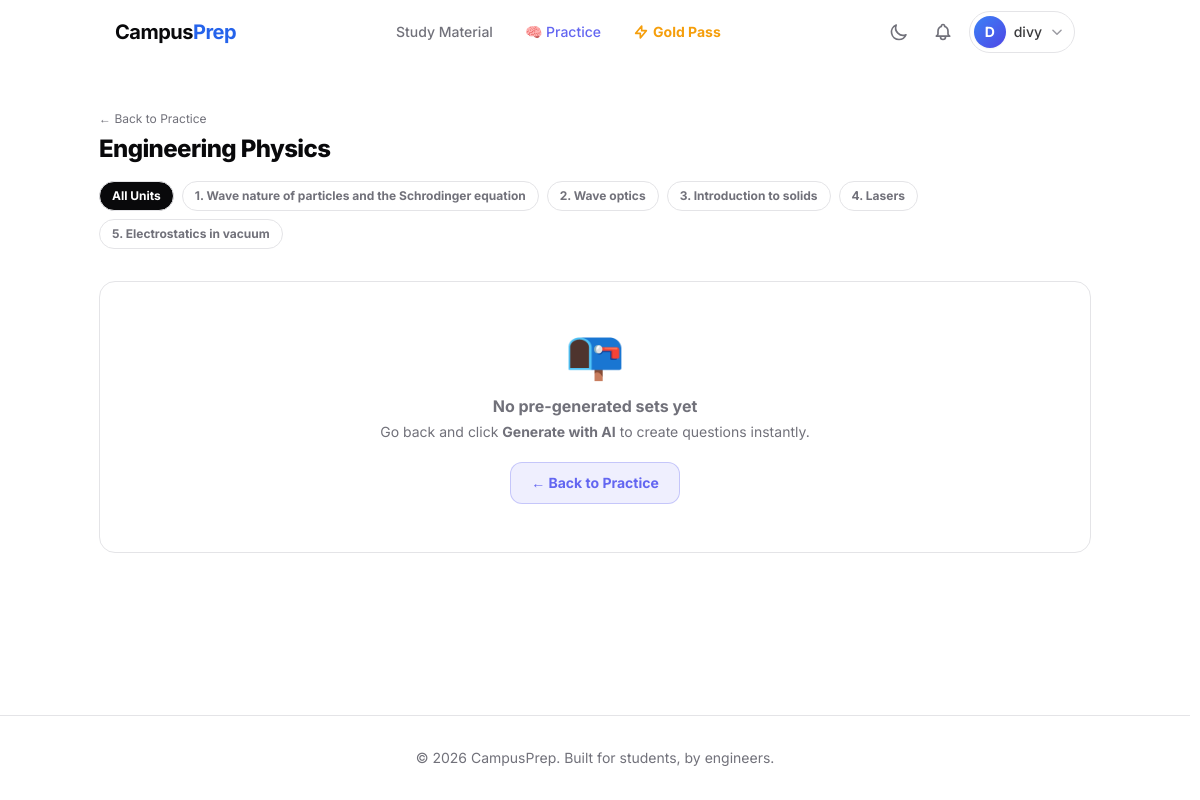
The app's page /practice/sets/25/ (signed in) with its own data.
### apps/users/models.py (models this page shows, shortened)
class User(AbstractUser):
    clerk_id = models.CharField(max_length=100, unique=True, null=True, blank=True)
    phone_number = models.CharField(max_length=15, blank=True, null=True)
    preferred_branch = models.ForeignKey(
        'academics.Branch',
        on_delete=models.SET_NULL,
        null=True,
        blank=True,
        related_name='users'
    )
    preferred_semester = models.ForeignKey(
        'academics.Semester',
        on_delete=models.SET_NULL,
        null=True,
        blank=True,
        related_name='users'
    )
    active_subscription_valid_until = models.DateField(null=True, blank=True)
    gold_pass_branch = models.ForeignKey(
        'academics.Branch',
        on_delete=models.SET_NULL,
        null=True,
        blank=True,
        related_name='gold_pass_users'
    )
    gold_pass_semester = models.ForeignKey(
        'academics.Semester',
        on_delete=models.SET_NULL,
        null=True,
        blank=True,
        related_name='gold_pass_users'
    )
    active_subscription_plan = models.ForeignKey(
        'products.SubscriptionPlan',
        on_delete=models.SET_NULL,
        null=True,
        blank=True,
        related_name='subscribed_users'
    )

### apps/academics/models.py (models this page shows, shortened)
class Subject(models.Model):
    branch = models.ForeignKey(Branch, on_delete=models.CASCADE, related_name='subjects')
    semester = models.ForeignKey(Semester, on_delete=models.CASCADE, related_name='subjects')
    code = models.CharField(max_length=20, help_text="e.g., CS-402")
    name = models.CharField(max_length=500)
    description = models.TextField(blank=True)
    is_active = models.BooleanField(default=True)
    class Meta:
        unique_together = ('branch', 'semester', 'code')

class Unit(models.Model):
    subject = models.ForeignKey(Subject, on_delete=models.CASCADE, related_name='units')
    number = models.PositiveSmallIntegerField(help_text="Unit number (usually 1-5)")
    name = models.CharField(max_length=1000)
    description = models.TextField(blank=True)
    topics = models.JSONField(default=list, blank=True, help_text="List of topics for this unit, synced from syllabus.")
    class Meta:
        unique_together = ('subject', 'number')
        ordering = ['number']

### apps/practice/views.py (the view)
# urls.py: path('sets/<int:subject_id>/',        views.question_set_list, name='practice_set_list'),
@login_required
def question_set_list(request, subject_id):
    subject  = AcademicsDataService.get_subject_by_id(subject_id)
    if not subject:
        return redirect('practice_index')
    unit_id  = request.GET.get('unit')
    unit     = None
    if unit_id:
        try:
            unit = Unit.objects.get(id=unit_id, subject=subject)
        except Unit.DoesNotExist:
            pass
    sets_qs = PracticeDataService.get_published_sets_for_subject(subject, unit)
    return render(request, 'practice/set_list.html', {
        'subject': subject,
        'unit': unit,
        'sets': sets_qs,
        'units': subject.units.all(),
    })

### apps/academics/data_services.py (called while the page is built)
    @classmethod
    def get_subject_by_id(cls, subject_id):
        return cls.get_or_set_cache(
            f'subject_{subject_id}',
            lambda: Subject.objects.select_related('branch', 'semester').filter(pk=subject_id).first(),
            timeout=3600
        )

### apps/common/services.py (called while the page is built)
    @staticmethod
    def get_or_set_cache(key: str, callback: Callable, timeout: int = 3600) -> Any:
        data = cache.get(key)
        if data is None:
            logger.debug(f"Cache miss for key: {key}")
            data = callback()
            cache.set(key, data, timeout)
        else:
            logger.debug(f"Cache hit for key: {key}")
        return data

### apps/practice/data_services.py (called while the page is built)
    @classmethod
    def get_published_sets_for_subject(cls, subject, unit=None):
        cache_key = f'published_sets_{subject.id}'
        if unit:
            cache_key += f'_unit_{unit.id}'
        def fetch_sets():
            qs = QuestionSet.objects.filter(subject=subject, is_published=True).prefetch_related('questions')
            if unit:
                qs = qs.filter(unit=unit)
            return list(qs)
        return cls.get_or_set_cache(cache_key, fetch_sets, timeout=1800)

### apps/users/context_processors.py (called while the page is built, shortened)
def clerk_settings(request):
    publishable_key = settings.CLERK_PUBLISHABLE_KEY
    js_url = "clerk.accounts.dev" # Default
    return {
        'CLERK_PUBLISHABLE_KEY': settings.CLERK_PUBLISHABLE_KEY,
        'CLERK_JS_URL': js_url,
    }

### templates/practice/set_list.html (shortened to what this page needs)
{% extends "base.html" %}
{% block content %}
<div class="max-w-5xl mx-auto py-10 px-4 space-y-8">
  <div class="flex items-center justify-between flex-wrap gap-4">
    <div>
      <a href="{% url 'practice_index' %}" class="text-xs text-muted-foreground hover:text-foreground transition-colors">← Back to Practice</a>
      <h1 class="text-2xl font-extrabold tracking-tight mt-1">
        {{ subject.name }}
      </h1>
    </div>
    <div class="flex flex-wrap gap-2">
      <a href="?{% if not unit %}{% else %}{% endif %}"
         class="text-xs font-bold px-3 py-1.5 rounded-full border border-border {% if not unit %}bg-foreground text-background{% else %}text-muted-foreground hover:bg-muted{% endif %} transition-colors">
        All Units
      </a>
      {% for u in units %}
      <a href="?unit={{ u.id }}"
         class="text-xs font-bold px-3 py-1.5 rounded-full border border-border {% if unit and unit.id == u.id %}bg-foreground text-background{% else %}text-muted-foreground hover:bg-muted{% endif %} transition-colors">
        {{ u.number }}. {{ u.name }}
      </a>
      {% endfor %}
    </div>
  </div>
  {% if sets %}
  <div class="grid grid-cols-1 sm:grid-cols-2 lg:grid-cols-3 gap-5">
    {% for qset in sets %}
    <div class="bg-card border border-border rounded-2xl p-5 shadow-sm flex flex-col gap-3 hover:border-indigo-500/50 transition-colors">
      <div class="flex items-start justify-between gap-2">
        <h2 class="font-bold text-sm text-foreground leading-snug">{{ qset.title }}</h2>
        {% if qset.is_ai_generated %}
        <span class="text-[10px] font-bold uppercase tracking-widest px-2 py-0.5 rounded-full bg-violet-500/10 text-violet-500 flex-shrink-0">AI</span>
        {% endif %}
      </div>
      {% if qset.unit %}
      <p class="text-xs text-muted-foreground">Unit: {{ qset.unit.name }}</p>
      {% else %}
      <p class="text-xs text-muted-foreground">All Units</p>
      {% endif %}
      <div class="flex items-center justify-between mt-auto pt-2 border-t border-border">
        <span class="text-xs text-muted-foreground">{{ qset.question_count }} questions</span>
        <a href="{% url 'practice_quiz' qset.id %}"
           class="px-4 py-1.5 rounded-xl bg-indigo-500/10 text-indigo-500 border border-indigo-500/30 text-xs font-bold hover:bg-indigo-500/20 transition-colors">
          Start →
        </a>
      </div>
    </div>
    {% endfor %}
  </div>
  {% else %}
  <div class="bg-card border border-border rounded-2xl p-12 text-center text-muted-foreground">
    <span class="text-5xl">📭</span>
    <p class="mt-4 font-bold">No pre-generated sets yet</p>
    <p class="text-sm mt-1">Go back and click <strong>Generate with AI</strong> to create questions instantly.</p>
    <a href="{% url 'practice_index' %}" class="inline-block mt-5 px-5 py-2.5 rounded-xl bg-indigo-500/10 text-indigo-500 border border-indigo-500/30 text-sm font-bold hover:bg-indigo-500/20 transition-colors">
      ← Back to Practice
    </a>
  </div>
  {% endif %}
</div>
{% endblock %}

### templates/base.html (shortened to what this page needs)
{% load static %}
<!DOCTYPE html>
<html lang="en" class="h-full {% if request.COOKIES.theme == 'dark' %}dark{% endif %}">
<head>
    <script src="https://cdn.tailwindcss.com"></script>
</head>
<body class="min-h-screen flex flex-col font-sans antialiased bg-background text-foreground transition-colors duration-300">
    <header class="sticky top-0 z-50 w-full glass-nav transition-all duration-300">
        <div class="container mx-auto px-4 sm:px-6 lg:px-8">
            <div class="flex items-center justify-between h-16">
                <div class="flex-shrink-0">
                    <a href="{% if user.is_authenticated %}{% url 'dashboard' %}{% else %}{% url 'home' %}{% endif %}" class="text-xl font-bold tracking-tight">
                        Campus<span class="text-blue-600 dark:text-blue-400">Prep</span>
                    </a>
                </div>
                <nav class="hidden md:flex md:space-x-8 items-center">
                    <a href="{% url 'dashboard' %}" class="text-sm font-medium {% if request.resolver_match.url_name == 'dashboard' %}text-primary{% else %}text-muted-foreground hover:text-foreground{% endif %} transition-colors">
                        Study Material
                    </a>
                    <a href="{% url 'practice_index' %}" class="text-sm font-medium {% if 'practice' in request.resolver_match.url_name %}text-indigo-500{% else %}text-muted-foreground hover:text-foreground{% endif %} transition-colors">
                        🧠 Practice
                    </a>
                    <a href="{% if request.user.is_authenticated %}{% url 'checkout_gold_pass' %}?branch={{ request.user.preferred_branch_id }}&semester={{ request.user.preferred_semester_id }}{% else %}{% url 'login' %}{% endif %}" class="text-sm font-bold text-amber-500 hover:text-amber-600 transition-colors flex items-center">
                        <svg class="w-4 h-4 mr-1" fill="none" viewBox="0 0 24 24" stroke="currentColor"><path stroke-linecap="round" stroke-linejoin="round" stroke-width="2.5" d="M13 10V3L4 14h7v7l9-11h-7z"></path></svg>
                        Gold Pass
                    </a>
                </nav>
                <div class="hidden md:flex items-center gap-2">
                    <button id="themeToggle" class="p-2 text-muted-foreground hover:text-foreground transition-all duration-200 hover:bg-muted/60 rounded-full" title="Toggle theme">
                        <svg class="w-5 h-5 dark:hidden" fill="none" viewBox="0 0 24 24" stroke="currentColor"><path stroke-linecap="round" stroke-linejoin="round" stroke-width="2" d="M20.354 15.354A9 9 0 018.646 3.646 9.003 9.003 0 0012 21a9.003 9.003 0 008.354-5.646z"></path></svg>
                    </button>
                    {% if user.is_authenticated %}
                    <a href="{% url 'notifications:list' %}" class="relative p-2 text-muted-foreground hover:text-foreground transition-all duration-200 hover:bg-muted/60 rounded-full"
                       id="notificationsBell">
                    </a>
                    <div class="relative" id="userDropdownContainer">
                        <button id="userDropdownBtn" class="flex items-center gap-2 rounded-full p-1 pr-2.5 border border-border hover:border-muted-foreground/40 hover:bg-muted/60 transition-all duration-200 focus:outline-none group">
                            <div class="w-8 h-8 rounded-full bg-gradient-to-br from-blue-500 to-indigo-600 flex items-center justify-center text-white text-sm font-bold flex-shrink-0 shadow-sm">
                                {{ user.username|slice:":1"|upper }}
                            </div>
                            <span class="text-sm font-medium text-foreground/80 group-hover:text-foreground max-w-[80px] truncate transition-colors">{{ user.username }}</span>
                            <svg class="w-3.5 h-3.5 text-muted-foreground/70 transition-transform duration-200" id="dropdownChevron" fill="none" viewBox="0 0 24 24" stroke="currentColor"><path stroke-linecap="round" stroke-linejoin="round" stroke-width="2.5" d="M19 9l-7 7-7-7"></path></svg>
                        </button>
                    </div>
                    {% else %}
                    <a href="{% url 'login' %}" class="text-sm font-medium text-muted-foreground hover:text-foreground transition-colors">Log in</a>
                    <a href="{% url 'signup' %}" class="bg-primary text-primary-foreground hover:bg-primary/90 px-4 py-2 rounded-md text-sm font-medium transition-colors shadow-sm">Sign up</a>
                    {% endif %}
                </div>
            </div>
        </div>
    </header>
    <main class="flex-grow">
        {% block content %}{% endblock %}
    </main>
    <footer class="border-t border-border mt-auto py-8">
        <div class="container mx-auto px-4 text-center text-sm text-muted-foreground">
            &copy; 2026 CampusPrep. Built for students, by engineers.
        </div>
    </footer>
</body>
</html>

### templates/base.html (style rules this page uses)
.glass-nav { background: rgba(255, 255, 255, 0.7); backdrop-filter: blur(12px); -webkit-backdrop-filter: blur(12px); border-bottom: 1px solid rgba(255, 255, 255, 0.2); }
* { scrollbar-width: thin; scrollbar-color: hsl(var(--muted-foreground) / 0.2) transparent; }

### records on screen
User: username "D", username "divy"
Subject: name "Engineering Physics"
Unit: number "1", name "Wave nature of particles and the Schrodinger equation"
Unit: number "2", name "Wave optics"
Unit: number "3", name "Introduction to solids"
Unit: number "4", name "Lasers"
Unit: number "5", name "Electrostatics in vacuum"
